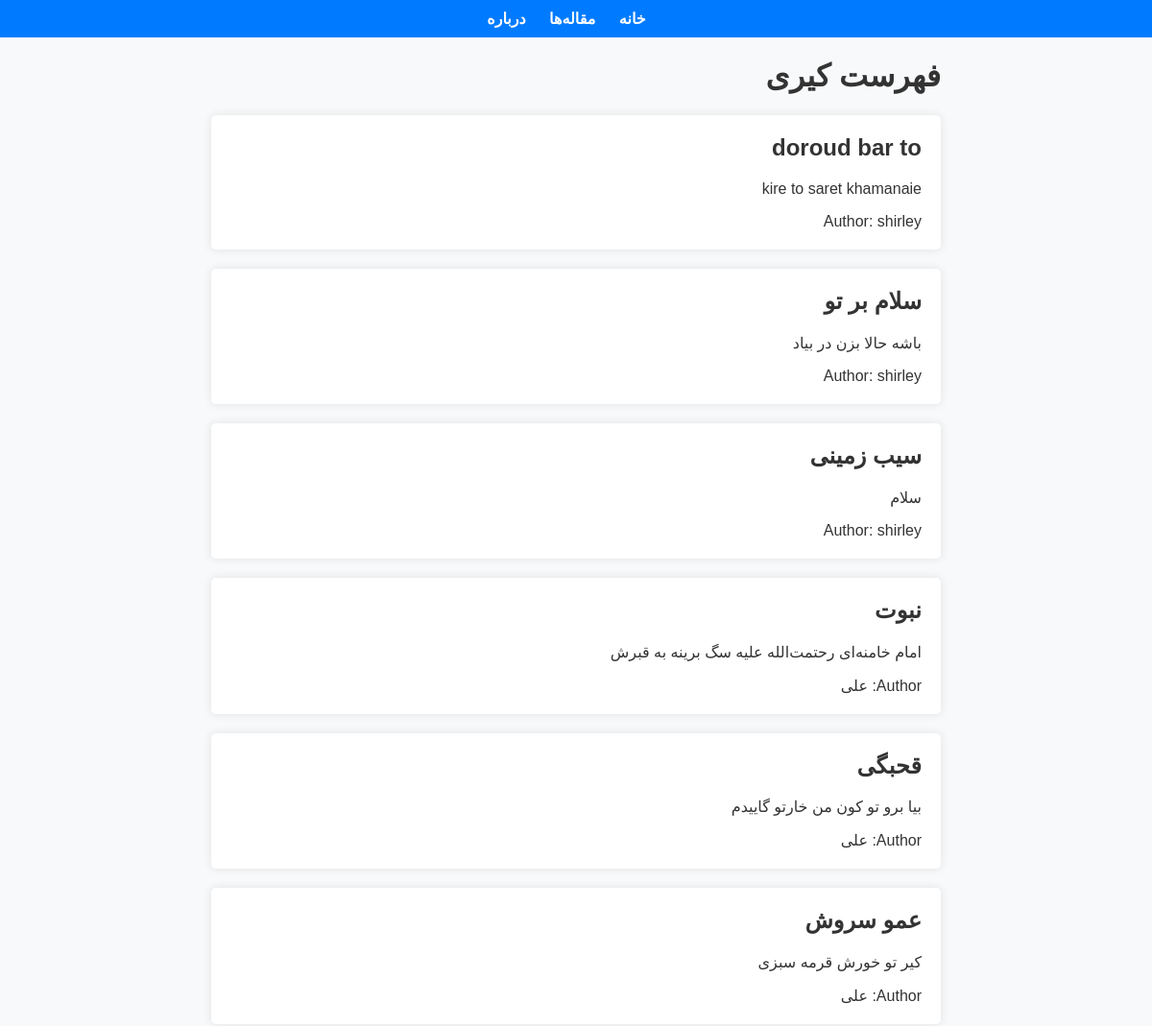
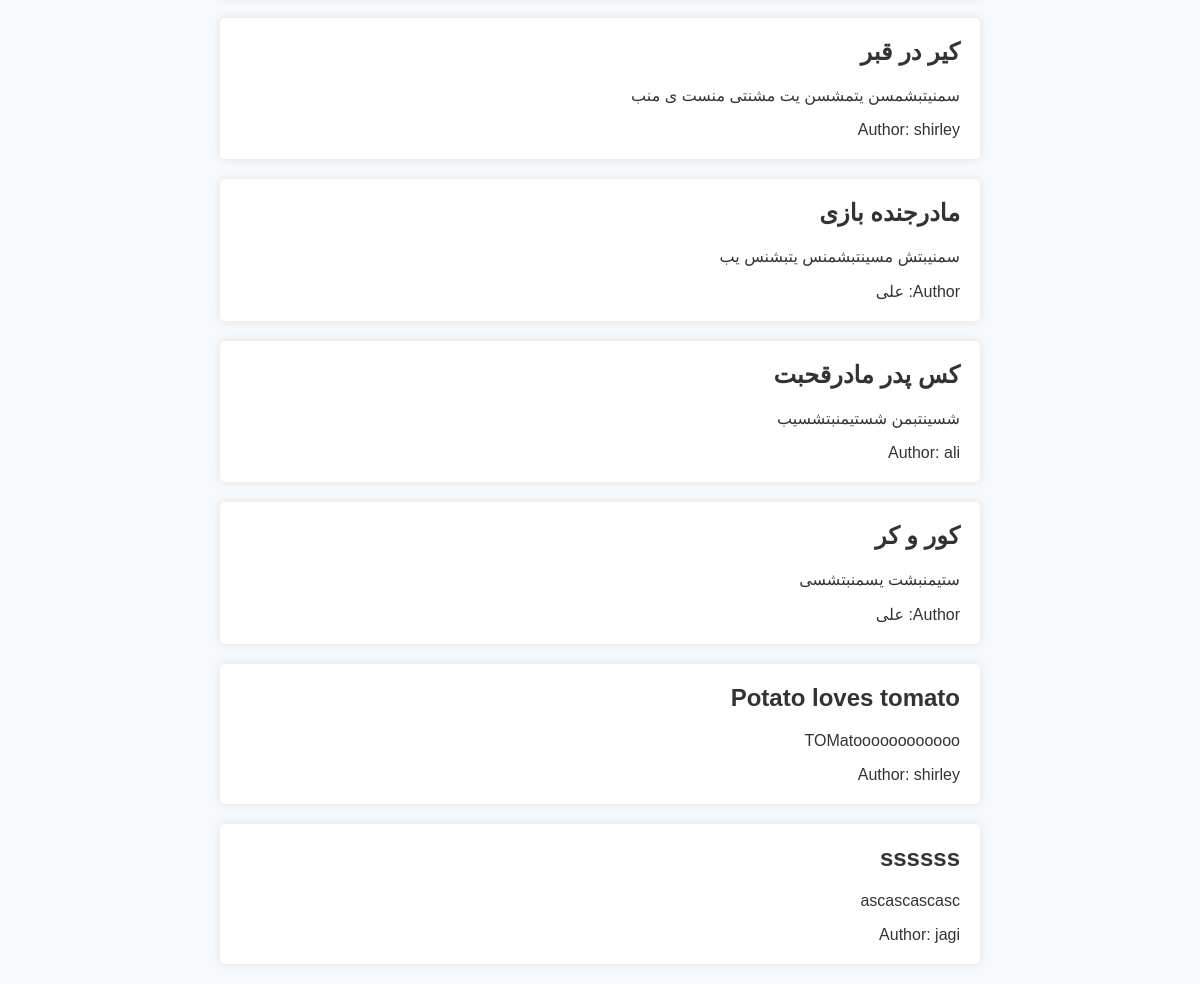
The app's page /articles/ with its own data (2 pictures, top to bottom).
### articles/models.py (models this page shows)
class Article(models.Model):
    title = models.CharField(max_length=200)
    content = models.TextField()
    author = models.ForeignKey(User, on_delete=models.CASCADE)
    created_at = models.DateTimeField(auto_now_add=True)
    updated_at = models.DateTimeField(auto_now=True)

### articles/views.py (the view)
# urls.py: path('', views.article_list, name='article_list'),
def article_list(request):
    articles = Article.objects.all()
    return render(request, 'article_list.html', {'articles': articles})

### accounts/templates/article_list.html (shortened to what this page needs)
{% extends "baseensha.html" %}
{% block content %}
{% load static %}
<html lang="fa-ir" dir="rtl">
<head>
    <link rel="stylesheet" href="{% static 'article_list.css' %}">
</head>
<body>
    <div class="container">
        <h1>فهرست کیری</h1>
        {% for article in articles %}
        <div class="article">
            <h2><a href="{% url 'article_detail' article.id %}">{{ article.title }}</a></h2>
            <p>{{ article.content|truncatechars:200 }}</p>
            <p>Author: {{ article.author.username }}</p>
        </div>
        {% empty %}
        <p>No articles found.</p>
        {% endfor %}
    </div>
</body>
</html>
{% endblock %}

### static/baseensha.css (style rules this page uses)
body { font-family: Arial, sans-serif; margin: 0; padding: 0; background-color: #f8f9fa; color: #333; }
.container { max-width: 800px; margin: 20px auto; padding: 0 20px; }

### static/article_list.css (style rules this page uses)
body { font-family: Arial, sans-serif; margin: 0; padding: 0; background-color: #f8f9fa; }
.container { max-width: 800px; margin: 20px auto; padding: 0 20px; }
.article { background-color: #fff; border-radius: 5px; box-shadow: 0 0 10px rgba(0, 0, 0, 0.1); margin-bottom: 20px; padding: 20px; }
.article h2 { margin-top: 0; }
.article p { margin-bottom: 0; }
.article a { text-decoration: none; color: #333; font-weight: bold; }

### records on screen
Article: title "doroud bar to", content "kire to saret khamanaie", author.username "shirley"
Article: title "سلام بر تو", content "باشه حالا بزن در بیاد", author.username "shirley"
Article: title "سیب زمینی", content "سلام", author.username "shirley"
Article: title "نبوت", content "امام خامنه‌ای رحتمت‌الله علیه سگ برینه به قبرش", author.username "علی"
Article: title "قحبگی", content "بیا برو تو کون من خارتو گاییدم", author.username "علی"
Article: title "عمو سروش", content "کیر تو خورش قرمه سبزی", author.username "علی"
Article: title "کیر در قبر", content "سمنیتبشمسن یتمشسن یت مشنتی منست ی منب", author.username "shirley"
Article: title "مادرجنده بازی", content "سمنیبتش مسینتبشمنس یتبشنس یب", author.username "علی"
Article: title "کس پدر مادرقحبت", content "شسینتبمن شستیمنبتشسیب", author.username "ali"
Article: title "کور و کر", content "ستیمنبشت یسمنبتشسی", author.username "علی"
Article: title "Potato loves tomato", content "TOMatoooooooooooo", author.username "shirley"
Article: title "ssssss", content "ascascascasc", author.username "jagi"
